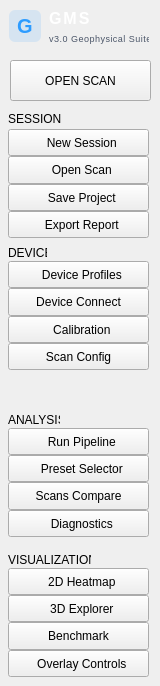
     <widget class="QFrame" name="sidebarFrame">
      <property name="sizePolicy">
       <sizepolicy hsizetype="Expanding" vsizetype="Minimum">
        <horstretch>0</horstretch>
        <verstretch>0</verstretch>
       </sizepolicy>
      </property>
      <property name="minimumSize">
       <size>
        <width>145</width>
        <height>400</height>
       </size>
      </property>
      <property name="maximumSize">
       <size>
        <width>160</width>
        <height>800</height>
       </size>
      </property>
      <property name="toolTip">
       <string>Collapsible animated sidebar</string>
      </property>
      <widget class="QPushButton" name="btnOpenCSV">
       <property name="geometry">
        <rect>
         <x>10</x>
         <y>60</y>
         <width>141</width>
         <height>41</height>
        </rect>
       </property>
       <property name="sizePolicy">
        <sizepolicy hsizetype="Minimum" vsizetype="Ignored">
         <horstretch>0</horstretch>
         <verstretch>0</verstretch>
        </sizepolicy>
       </property>
       <property name="minimumSize">
        <size>
         <width>0</width>
         <height>20</height>
        </size>
       </property>
       <property name="maximumSize">
        <size>
         <width>400</width>
         <height>200</height>
        </size>
       </property>
       <property name="cursor">
        <cursorShape>PointingHandCursor</cursorShape>
       </property>
       <property name="focusPolicy">
        <enum>Qt::ClickFocus</enum>
       </property>
       <property name="toolTip">
        <string>Import a CSV, TXT, TSV, or BLE export scan file</string>
       </property>
       <property name="autoFillBackground">
        <bool>false</bool>
       </property>
       <property name="styleSheet">
        <string notr="true">
font: 600 12pt &quot;Segoe UI&quot;;
padding: 10px 16px;</string>
       </property>
       <property name="text">
        <string>OPEN SCAN</string>
       </property>
       <property name="iconSize">
        <size>
         <width>16</width>
         <height>16</height>
        </size>
       </property>
      </widget>
      <widget class="QLabel" name="sectionLabel">
       <property name="geometry">
        <rect>
         <x>8</x>
         <y>108</y>
         <width>59</width>
         <height>21</height>
        </rect>
       </property>
       <property name="text">
        <string>SESSION</string>
       </property>
      </widget>
      <widget class="QPushButton" name="btnNewSession">
       <property name="geometry">
        <rect>
         <x>8</x>
         <y>129</y>
         <width>141</width>
         <height>27</height>
        </rect>
       </property>
       <property name="text">
        <string>  New Session</string>
       </property>
      </widget>
      <widget class="QPushButton" name="btnOpenScan">
       <property name="geometry">
        <rect>
         <x>8</x>
         <y>156</y>
         <width>141</width>
         <height>28</height>
        </rect>
       </property>
       <property name="text">
        <string>  Open Scan</string>
       </property>
      </widget>
      <widget class="QPushButton" name="btnSaveProject">
       <property name="geometry">
        <rect>
         <x>8</x>
         <y>184</y>
         <width>141</width>
         <height>27</height>
        </rect>
       </property>
       <property name="text">
        <string>  Save Project</string>
       </property>
      </widget>
      <widget class="QPushButton" name="btnExportReport">
       <property name="geometry">
        <rect>
         <x>8</x>
         <y>211</y>
         <width>141</width>
         <height>27</height>
        </rect>
       </property>
       <property name="text">
        <string>  Export Report</string>
       </property>
      </widget>
      <widget class="QLabel" name="sectionLabel_2">
       <property name="geometry">
        <rect>
         <x>8</x>
         <y>245</y>
         <width>39</width>
         <height>16</height>
        </rect>
       </property>
       <property name="text">
        <string>DEVICE</string>
       </property>
      </widget>
      <widget class="QPushButton" name="btnDeviceProfiles">
       <property name="geometry">
        <rect>
         <x>8</x>
         <y>261</y>
         <width>141</width>
         <height>27</height>
        </rect>
       </property>
       <property name="text">
        <string>  Device Profiles</string>
       </property>
      </widget>
      <widget class="QPushButton" name="btnbtnDeviceConnection">
       <property name="geometry">
        <rect>
         <x>8</x>
         <y>288</y>
         <width>141</width>
         <height>28</height>
        </rect>
       </property>
       <property name="text">
        <string>Device Connect</string>
       </property>
      </widget>
      <widget class="QLabel" name="sectionLabel_3">
       <property name="geometry">
        <rect>
         <x>8</x>
         <y>412</y>
         <width>52</width>
         <height>16</height>
        </rect>
       </property>
       <property name="text">
        <string>ANALYSIS</string>
       </property>
      </widget>
      <widget class="QPushButton" name="btnRunPipeline">
       <property name="geometry">
        <rect>
         <x>8</x>
         <y>428</y>
         <width>141</width>
         <height>27</height>
        </rect>
       </property>
       <property name="text">
        <string>  Run Pipeline</string>
       </property>
      </widget>
      <widget class="QPushButton" name="btnPresetSelector">
       <property name="geometry">
        <rect>
         <x>8</x>
         <y>455</y>
         <width>141</width>
         <height>27</height>
        </rect>
       </property>
       <property name="text">
        <string>  Preset Selector</string>
       </property>
      </widget>
      <widget class="QPushButton" name="btnScansCompare">
       <property name="geometry">
        <rect>
         <x>8</x>
         <y>482</y>
         <width>141</width>
         <height>28</height>
        </rect>
       </property>
       <property name="text">
        <string>Scans Compare</string>
       </property>
      </widget>
      <widget class="QPushButton" name="btnDiagnostics">
       <property name="geometry">
        <rect>
         <x>8</x>
         <y>510</y>
         <width>141</width>
         <height>27</height>
        </rect>
       </property>
       <property name="text">
        <string>  Diagnostics</string>
       </property>
      </widget>
      <widget class="QLabel" name="sectionLabel_4">
       <property name="geometry">
        <rect>
         <x>8</x>
         <y>552</y>
         <width>83</width>
         <height>16</height>
        </rect>
       </property>
       <property name="text">
        <string>VISUALIZATION</string>
       </property>
      </widget>
      <widget class="QPushButton" name="btnHeatmap2D">
       <property name="geometry">
        <rect>
         <x>8</x>
         <y>568</y>
         <width>141</width>
         <height>27</height>
        </rect>
       </property>
       <property name="text">
        <string>  2D Heatmap</string>
       </property>
       <property name="checkable">
        <bool>true</bool>
       </property>
      </widget>
      <widget class="QPushButton" name="btnExplorer3D">
       <property name="geometry">
        <rect>
         <x>8</x>
         <y>595</y>
         <width>141</width>
         <height>27</height>
        </rect>
       </property>
       <property name="text">
        <string>  3D Explorer</string>
       </property>
       <property name="checkable">
        <bool>true</bool>
       </property>
      </widget>
      <widget class="QPushButton" name="btnbenchmark">
       <property name="geometry">
        <rect>
         <x>8</x>
         <y>622</y>
         <width>141</width>
         <height>28</height>
        </rect>
       </property>
       <property name="text">
        <string>Benchmark</string>
       </property>
      </widget>
      <widget class="QPushButton" name="btnOverlayControls">
       <property name="geometry">
        <rect>
         <x>8</x>
         <y>650</y>
         <width>141</width>
         <height>27</height>
        </rect>
       </property>
       <property name="text">
        <string>  Overlay Controls</string>
       </property>
      </widget>
      <widget class="QWidget" name="TitleGroupBox" native="true">
       <property name="geometry">
        <rect>
         <x>9</x>
         <y>0</y>
         <width>141</width>
         <height>51</height>
        </rect>
       </property>
       <property name="sizePolicy">
        <sizepolicy hsizetype="Expanding" vsizetype="Expanding">
         <horstretch>0</horstretch>
         <verstretch>0</verstretch>
        </sizepolicy>
       </property>
       <widget class="QLabel" name="appVersionLabel">
        <property name="geometry">
         <rect>
          <x>40</x>
          <y>30</y>
          <width>100</width>
          <height>16</height>
         </rect>
        </property>
        <property name="styleSheet">
         <string notr="true">font-size:9px;color:#4A5568;letter-spacing:0.5px;</string>
        </property>
        <property name="text">
         <string>v3.0 Geophysical Suite</string>
        </property>
       </widget>
       <widget class="QLabel" name="appTitleLabel">
        <property name="geometry">
         <rect>
          <x>40</x>
          <y>10</y>
          <width>41</width>
          <height>16</height>
         </rect>
        </property>
        <property name="styleSheet">
         <string notr="true">font-size:16px;font-weight:800;color:#FFF;letter-spacing:2px;</string>
        </property>
        <property name="text">
         <string>GMS</string>
        </property>
       </widget>
       <widget class="QLabel" name="appIconLabel">
        <property name="geometry">
         <rect>
          <x>0</x>
          <y>10</y>
          <width>32</width>
          <height>32</height>
         </rect>
        </property>
        <property name="minimumSize">
         <size>
          <width>32</width>
          <height>32</height>
         </size>
        </property>
        <property name="maximumSize">
         <size>
          <width>32</width>
          <height>32</height>
         </size>
        </property>
        <property name="styleSheet">
         <string notr="true">font-size:20px;font-weight:800;color:#2D9CFF;background-color:rgba(45,156,255,0.13);border-radius:6px;</string>
        </property>
        <property name="text">
         <string>G</string>
        </property>
        <property name="alignment">
         <set>Qt::AlignCenter</set>
        </property>
       </widget>
      </widget>
      <widget class="QPushButton" name="btncalibration">
       <property name="geometry">
        <rect>
         <x>8</x>
         <y>316</y>
         <width>141</width>
         <height>27</height>
        </rect>
       </property>
       <property name="text">
        <string>  Calibration</string>
       </property>
      </widget>
      <widget class="QPushButton" name="btnScanConfig">
       <property name="geometry">
        <rect>
         <x>8</x>
         <y>343</y>
         <width>141</width>
         <height>27</height>
        </rect>
       </property>
       <property name="text">
        <string>Scan Config</string>
       </property>
      </widget>
      <zorder>sectionLabel</zorder>
      <zorder>btnNewSession</zorder>
      <zorder>btnOpenScan</zorder>
      <zorder>btnSaveProject</zorder>
      <zorder>btnExportReport</zorder>
      <zorder>sectionLabel_2</zorder>
      <zorder>btnDeviceProfiles</zorder>
      <zorder>btnbtnDeviceConnection</zorder>
      <zorder>sectionLabel_3</zorder>
      <zorder>btnRunPipeline</zorder>
      <zorder>btnPresetSelector</zorder>
      <zorder>btnScansCompare</zorder>
      <zorder>btnDiagnostics</zorder>
      <zorder>sectionLabel_4</zorder>
      <zorder>btnHeatmap2D</zorder>
      <zorder>btnExplorer3D</zorder>
      <zorder>btnbenchmark</zorder>
      <zorder>btnOverlayControls</zorder>
      <zorder>TitleGroupBox</zorder>
      <zorder>btncalibration</zorder>
      <zorder>btnScanConfig</zorder>
      <zorder>btnOpenCSV</zorder>
     </widget>
